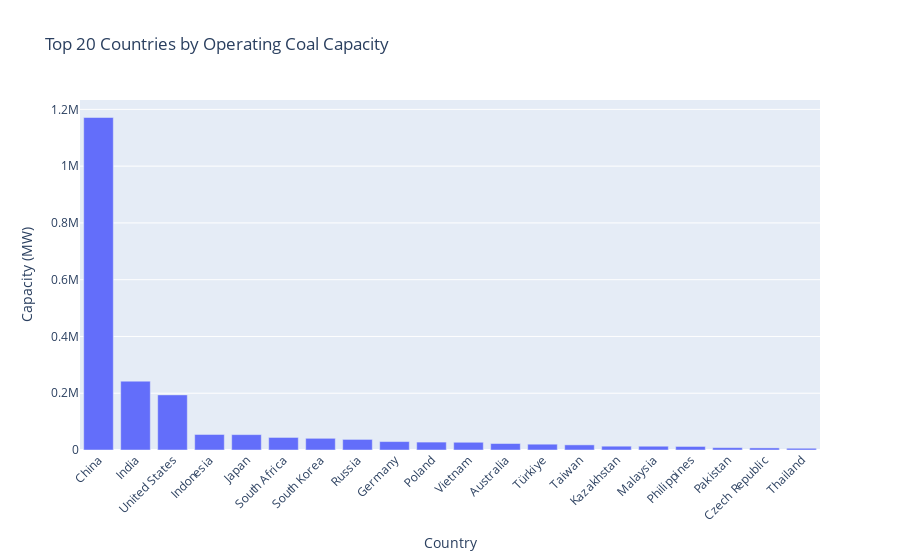

Notebook code for this chart:
### Code cell
import pandas as pd
import plotly.express as px

# Load and aggregate
df = pd.read_csv('Data/Coal.csv')
active = df[df['Status'] == 'operating'].copy()
active.rename(columns={'Country/Area': 'Country'}, inplace=True)
capacity_by_country = active.groupby('Country')['Capacity (MW)'].sum().reset_index()

# Map: Choropleth
# Map country names to ISO-3 codes
import pycountry

def name_to_iso3(name):
    try:
        return pycountry.countries.lookup(name).alpha_3
    except LookupError:
        return None

capacity_by_country['iso_alpha'] = capacity_by_country['Country'].apply(name_to_iso3)
map_df = capacity_by_country.dropna(subset=['iso_alpha'])

fig_map = px.choropleth(
    map_df,
    locations="iso_alpha",
    color="Capacity (MW)",
    hover_name="Country",
    color_continuous_scale="OrRd",
    title="Operating Coal Capacity by Country"
)
fig_map.update_geos(showcountries=True, showframe=False)
fig_map.write_html("coal_capacity_map.html")

# Histogram: Top 20 Countries
top20 = capacity_by_country.sort_values('Capacity (MW)', ascending=False).head(20)
fig_bar = px.bar(
    top20,
    x='Country',
    y='Capacity (MW)',
    title='Top 20 Countries by Operating Coal Capacity'
)
fig_bar.update_layout(xaxis_tickangle=-45)

### Figure 1 — Plotly figure (JSON) as saved in the notebook; plotly's stock layout.template omitted (floating-point values rounded to 4 significant figures)
{"data": [{"hovertemplate": "Country=%{x}<br>Capacity (MW)=%{y}<extra></extra>", "legendgroup": "", "marker": {"color": "#636efa", "pattern": {"shape": ""}}, "name": "", "orientation": "v", "showlegend": false, "textposition": "auto", "type": "bar", "x": ["China", "India", "United States", "Indonesia", "Japan", "South Africa", "South Korea", "Russia", "Germany", "Poland", "Vietnam", "Australia", "Türkiye", "Taiwan", "Kazakhstan", "Malaysia", "Philippines", "Pakistan", "Czech Republic", "Thailand"], "xaxis": "x", "y": [1171000.0, 242600.0, 194100.0, 54680.0, 54170.0, 44220.0, 41200.0, 37310.0, 29700.0, 27860.0, 27240.0, 22830.0, 20470.0, 18120.0, 13420.0, 13280.0, 12490.0, 8298.0, 7404.0, 6138.0], "yaxis": "y"}], "layout": {"barmode": "relative", "legend": {"tracegroupgap": 0}, "title": {"text": "Top 20 Countries by Operating Coal Capacity"}, "xaxis": {"anchor": "y", "domain": [0, 1], "tickangle": -45, "title": {"text": "Country"}}, "yaxis": {"anchor": "x", "domain": [0, 1], "title": {"text": "Capacity (MW)"}}}}
